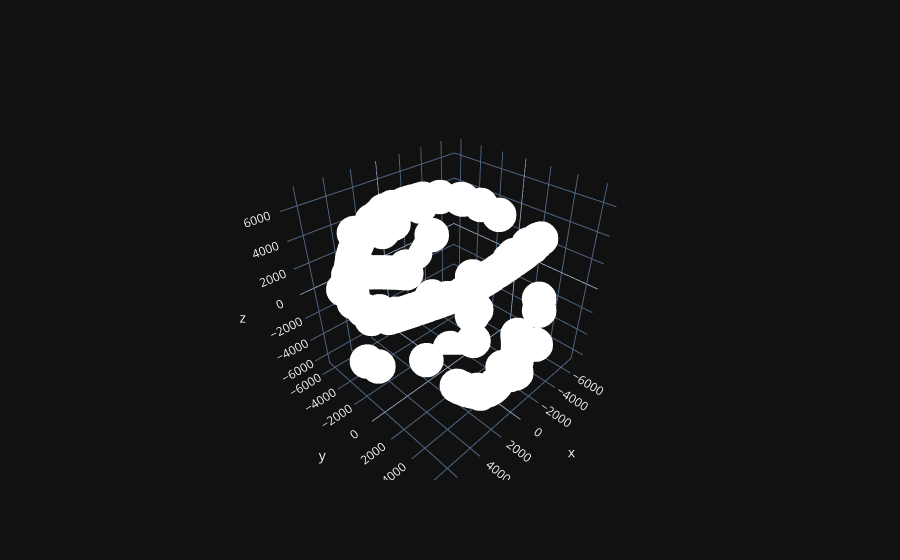

Source (notebook cell):
### Code cell
Satellite = []
result_satellite = []

for field in fields:
    sat = Satrec()
    satellite = omm.initialize(sat, field)    
    jd, fr = xd, xr
    e, r, v = sat.sgp4(jd, fr)
    if any([abs(coord) > 10_000 for coord in r]):
     continue
    Satellite.append(r)
    result_satellite.append([field['OBJECT_NAME'],field['OBJECT_ID'],field['EPOCH'], *r])
    
    
  

data_satellite = np.array(Satellite)
data_satellite = data_satellite[~np.isnan(data_satellite).any(axis=1)]

result_satellite = pd.DataFrame(result_satellite,columns=['OBJECT_NAME','OBJECT_ID','EPOCH','x','y','z']).dropna()

fig = go.Figure(data=[go.Scatter3d(x=data_satellite[:,0], y=data_satellite[:,1], z=data_satellite[:,2],
                                   mode='markers',name="Satellite", marker={"size":12, "color":"white"})])

fig.show()

### Figure 1 — Plotly figure (JSON) as saved in the notebook; plotly's stock layout.template omitted (floating-point values rounded to 4 significant figures; data arrays with more than 128 entries replaced by an {"elided": "..."} marker saying what was removed)
{"data": [{"marker": {"color": "white", "size": 12}, "mode": "markers", "name": "Satellite", "x": {"elided": "208 float values"}, "y": {"elided": "208 float values"}, "z": {"elided": "208 float values"}, "type": "scatter3d"}], "layout": {}}
